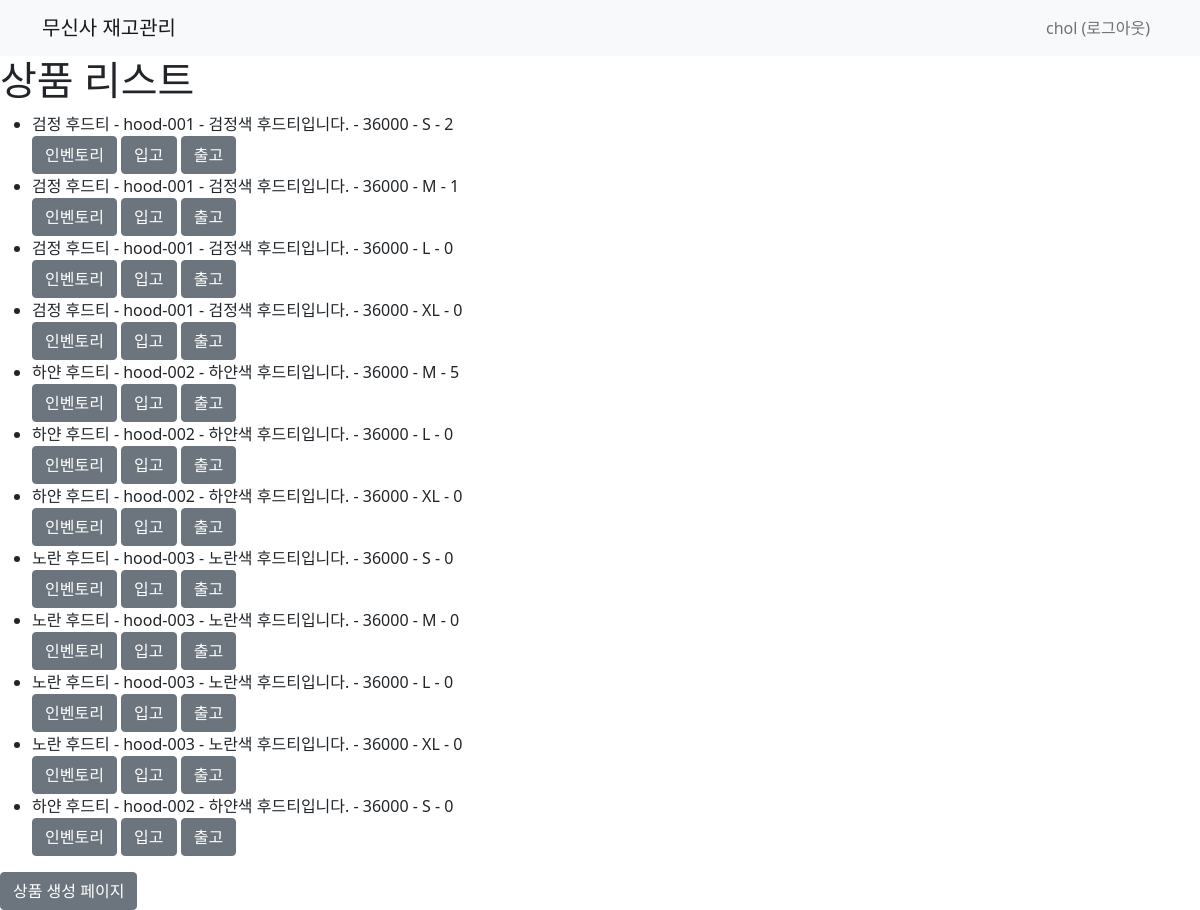
/erp/ (signed in), run on an earlier commit of the app's database.
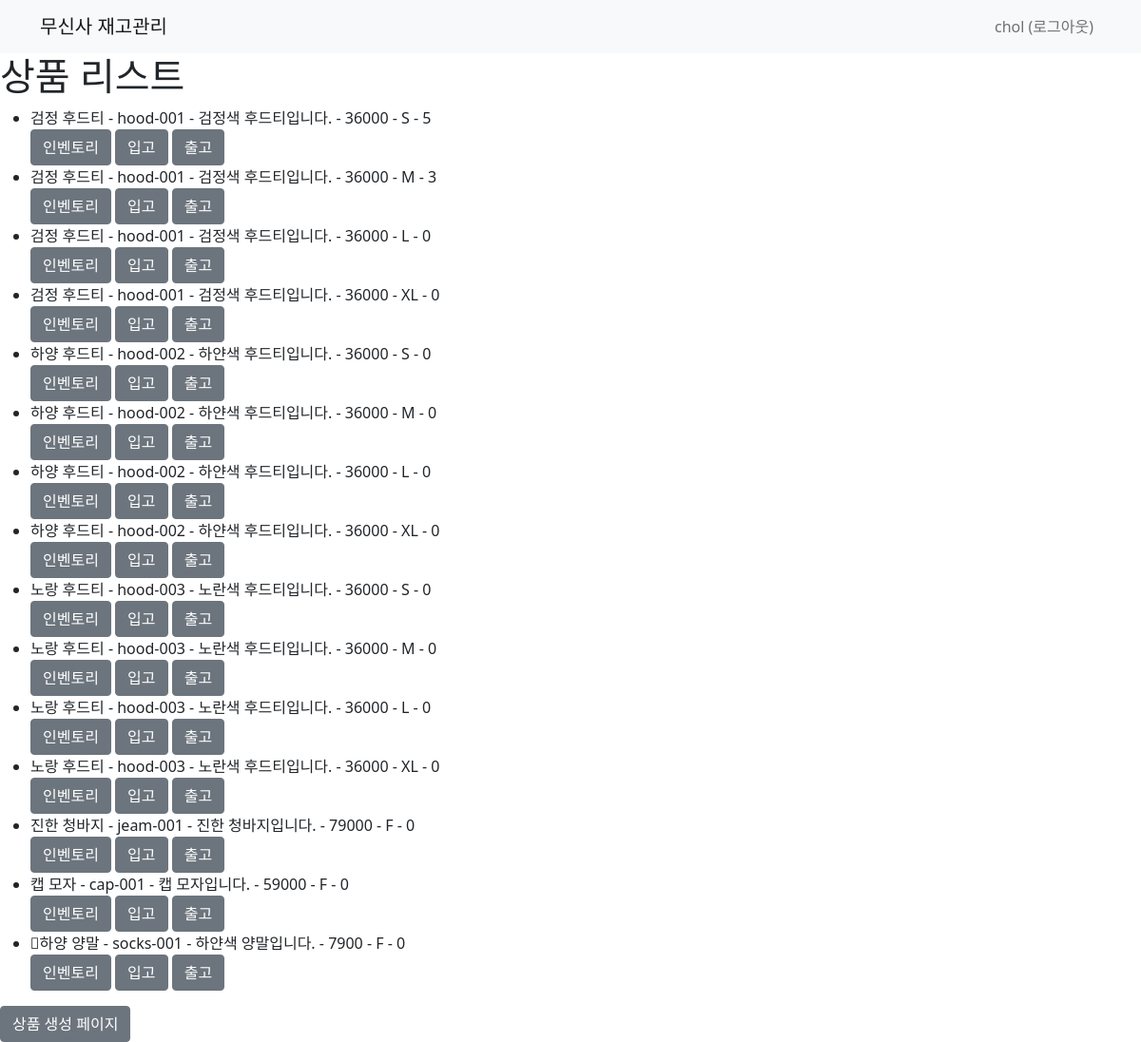
And on a later commit of the database.
### erp/models.py (models this page shows, shortened)
class Product(models.Model):
    code = models.CharField(max_length=10)
    name = models.CharField(max_length=10)
    description = models.TextField()
    price = models.DecimalField(max_digits=10, decimal_places=0)
    sizes = (
        ('S', 'Small'),
        ('M', 'Medium'),
        ('L', 'Large'),
        ('XL', 'Xtra Large'),
        ('F', 'Free'),
    )
    size = models.CharField(choices=sizes, max_length=2)
    stock_quantity = models.PositiveIntegerField(default=0)
    """
    choices 매개변수는 Django 모델 필드에서 사용하는 매개변수 중 하나로
    해당 필드에서 선택 가능한 옵션을 지정하는 역할을 합니다.
    변수를 통해 튜플 리스트를 받으면 첫번째 요소는 실제 DB에 저장되는 값이 되고,
    두번째 요소는 사용자가 볼 수 있는 레이블(옵션의 이름 됩니다.
    """

### erp/views.py (the view)
# urls.py: path('erp/', views.product_list, name='product_list'),
@login_required
def product_list(request):
    products = Product.objects.all()
    return render(request, 'erp/home.html', {'products': products})

### templates/erp/home.html
{% extends 'base.html' %}
{% block content %}
    <h1>상품 리스트</h1>
    <ul>
    {% for product in products %}
        <li>{{ product.name }} - {{ product.code }} - {{ product.description }} - {{ product.price }} - {{ product.size }} - {{ product.stock_quantity }}</li>
        <a href="{% url 'erp:product_inventory' product.id %}" class="btn btn-secondary">인벤토리</a>
        <a href="{% url 'erp:inbound_create' product.id %}" class="btn btn-secondary">입고</a>
        <a href="{% url 'erp:outbound_create' product.id %}" class="btn btn-secondary">출고</a>
    {% endfor %}
    </ul>
    <a href="{% url 'erp:product_create' %}" class="btn btn-secondary">상품 생성 페이지 </a>
{% endblock %}

### templates/base.html (shortened to what this page needs)
<!DOCTYPE html>
<html lang="en">
<head>
    <link href="https://cdn.jsdelivr.net/npm/bootstrap@5.0.0-beta3/dist/css/bootstrap.min.css" rel="stylesheet"
>
</head>
<body>
<nav class="navbar navbar-expand-lg navbar-light bg-light">
    <div class="container">
        <a class="navbar-brand" href="/">무신사 재고관리</a>
        <form class="form-inline my-2 my-lg-0">
            <ul class="navbar-nav mr-auto">
                {% if user.is_authenticated %}
                <a class="nav-link" href="{% url 'accounts:logout' %}">{{ user.username }} (로그아웃)</a>
                {% endif %}
            </ul>
        </form>
    </div>
</nav>
{% block content %}
{% endblock %}
</body>
</html>

What changed in the data, as far as the page shows it:
removed Product: name "검정 후드티", code "hood-001", description "검정색 후드티입니다.", price "36000", size "S", stock_quantity "2"
removed Product: name "검정 후드티", code "hood-001", description "검정색 후드티입니다.", price "36000", size "M", stock_quantity "1"
removed Product: name "하얀 후드티", code "hood-002", description "하얀색 후드티입니다.", price "36000", size "M", stock_quantity "5"
removed Product: name "하얀 후드티", code "hood-002", description "하얀색 후드티입니다.", price "36000", size "L", stock_quantity "0"
removed Product: name "하얀 후드티", code "hood-002", description "하얀색 후드티입니다.", price "36000", size "XL", stock_quantity "0"
removed Product: name "노란 후드티", code "hood-003", description "노란색 후드티입니다.", price "36000", size "S", stock_quantity "0"
removed Product: name "노란 후드티", code "hood-003", description "노란색 후드티입니다.", price "36000", size "M", stock_quantity "0"
removed Product: name "노란 후드티", code "hood-003", description "노란색 후드티입니다.", price "36000", size "L", stock_quantity "0"
removed Product: name "노란 후드티", code "hood-003", description "노란색 후드티입니다.", price "36000", size "XL", stock_quantity "0"
removed Product: name "하얀 후드티", code "hood-002", description "하얀색 후드티입니다.", price "36000", size "S", stock_quantity "0"
added Product: name "검정 후드티", code "hood-001", description "검정색 후드티입니다.", price "36000", size "S", stock_quantity "5"
added Product: name "검정 후드티", code "hood-001", description "검정색 후드티입니다.", price "36000", size "M", stock_quantity "3"
added Product: name "하양 후드티", code "hood-002", description "하얀색 후드티입니다.", price "36000", size "S", stock_quantity "0"
added Product: name "하양 후드티", code "hood-002", description "하얀색 후드티입니다.", price "36000", size "M", stock_quantity "0"
added Product: name "하양 후드티", code "hood-002", description "하얀색 후드티입니다.", price "36000", size "L", stock_quantity "0"
added Product: name "하양 후드티", code "hood-002", description "하얀색 후드티입니다.", price "36000", size "XL", stock_quantity "0"
added Product: name "노랑 후드티", code "hood-003", description "노란색 후드티입니다.", price "36000", size "S", stock_quantity "0"
added Product: name "노랑 후드티", code "hood-003", description "노란색 후드티입니다.", price "36000", size "M", stock_quantity "0"
added Product: name "노랑 후드티", code "hood-003", description "노란색 후드티입니다.", price "36000", size "L", stock_quantity "0"
added Product: name "노랑 후드티", code "hood-003", description "노란색 후드티입니다.", price "36000", size "XL", stock_quantity "0"
added Product: name "진한 청바지", code "jeam-001", description "진한 청바지입니다.", price "79000", size "F", stock_quantity "0"
added Product: name "캡 모자", code "cap-001", description "캡 모자입니다.", price "59000", size "F", stock_quantity "0"
added Product: name "\b하양 양말", code "socks-001", description "하얀색 양말입니다.", price "7900", size "F", stock_quantity "0"
